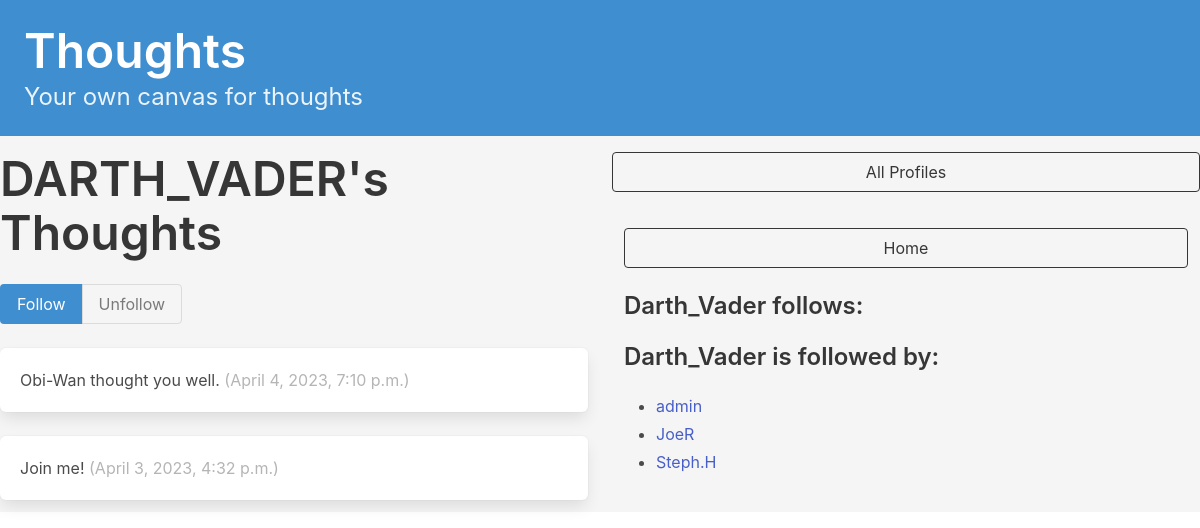
The page /profile/2 (signed in) on the database as committed earlier.
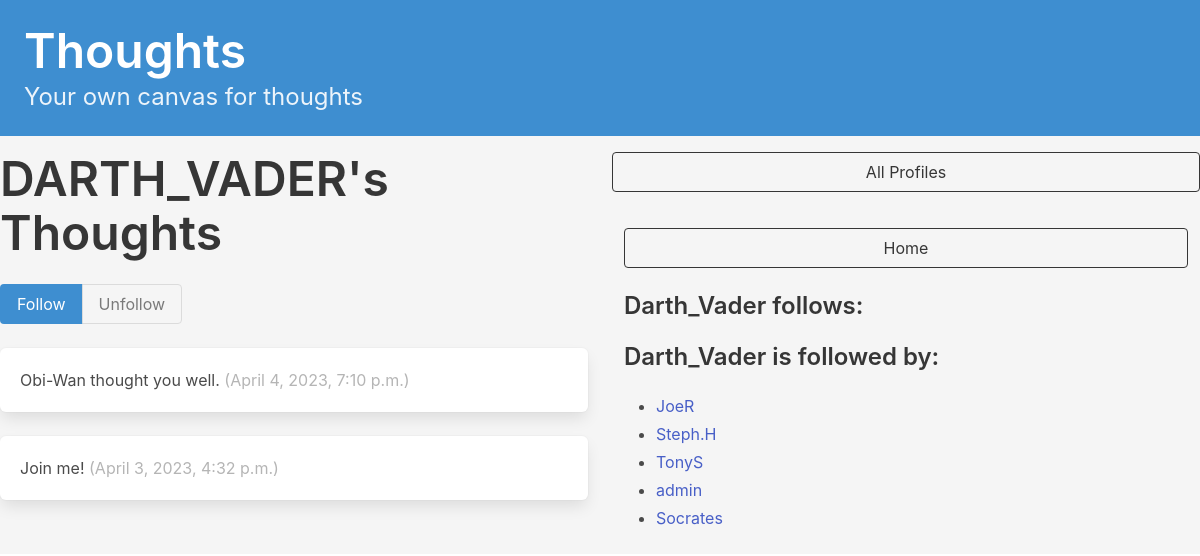
The same page on the database as committed later.
### socialapp/models.py (models this page shows, shortened)
class Thought(models.Model):
    profile = models.ForeignKey(
        Profile, related_name="thoughts", on_delete=models.DO_NOTHING)
    body = models.CharField(max_length=200)
    created_at = models.DateTimeField(auto_now_add=True)
    user = Profile
    class Meta:
        ordering = ['-created_at']

class Profile(models.Model):
    user = models.OneToOneField(User, on_delete=models.CASCADE)
    follows = models.ManyToManyField(
        'self',
        related_name='followed_by',
        symmetrical=False,
        blank=True
    )
    def __str__(self):
        return self.user.username

### socialapp/views.py (the view, shortened to what this page needs)
# urls.py: path('profile/<int:pk>', profile, name='profile'),
def profile(request, pk):
    if not hasattr(request.user, 'profile'):
        missing_profile = Profile(user=request.user)
        missing_profile.save()
    profile = Profile.objects.get(pk=pk)
    return render(request, 'socialapp/profile.html', {'profile': profile})

### socialapp/templates/socialapp/profile.html (shortened to what this page needs)
{% extends "index.html" %}
{% block content %}
<div class="column">
    <div class="block">
        <h1 class="title is-1">{{ profile.user.username|upper }}'s Thoughts</h1>
        {% if not request.user.is_authenticated or profile.user != request.user %}
        <form method="post">
            <div class="buttons has-addons">
                {% if profile in user.profile.follows.all %}
                <button class="button is-info is-static">Follow</button>
                <button class="button is-danger" name="follow" value="unfollow">Unfollow</button>
                {% else %}
                <button class="button is-info" name="follow" value="follow">Follow</button>
                <button class="button is-danger is-static">Unfollow</button>
                {% endif %}
            </div>
        </form>
        {% endif %}
    </div>
    <div class="content">
        {% for thoughts in profile.thoughts.all %}
        <div class="box">
            {{ thoughts.body }}
            <span class="is-small has-text-grey-light">({{ thoughts.created_at }})</span>
        </div>
        {% endfor %}
    </div>
</div>
<div class="column is-one-fluid">
    <div class="block">
        <a href="{% url 'socialapp:list_of_profiles' %}">
            <button class="button is-dark is-outlined is-fullwidth">All Profiles</button>
        </a>
    </div>
    <div class="column is-one-fullwidth">
        <div class="block">
            <a href="{% url 'socialapp:dashboard' %}">
                <button class="button is-dark is-outlined is-fullwidth">Home</button>
            </a>
        </div>
        <div class="block">
            <h3 class="title is-4">{{ profile.user.username }} follows:</h3>
        </div>
        <div class="block">
            <h3 class="title is-4">{{ profile.user.username }} is followed by:</h3>
            <div class="content">
                <ul>
                    {% for follower in profile.followed_by.all %}
                    <li>
                        <a href="{% url 'socialapp:profile' follower.id %} ">{{ follower }}</a>
                    </li>
                    {% endfor %}
                </ul>
            </div>
        </div>
    </div>
</div>
{% endblock content %}

Rows that differ between the two databases and show on the page:
added Profile: user.username "TonyS"
shown differently, row unchanged: Profile "admin": moves down the list
added Profile: user.username "Socrates"
